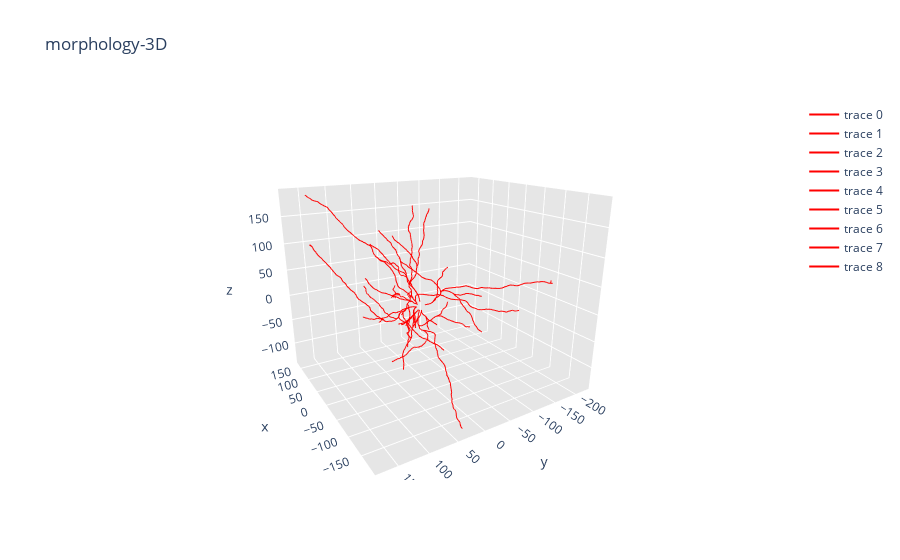

This figure's notebook cell:
### Markdown cell above
### Run the example extract_synthesis_inputs.py and plot the result

### Code cell
%run extract_synthesis_inputs.py

morph = load_morphology("results_extract_synthesis_inputs/generated_cell.swc")
_ = plotly_impl.plot_morph3d(morph, inline=True)

### Figure 1 — Plotly figure (JSON) as saved in the notebook; plotly's stock layout.template omitted (floating-point values rounded to 4 significant figures; data arrays with more than 128 entries replaced by an {"elided": "..."} marker saying what was removed)
{"data": [{"line": {"color": "red", "width": 2}, "mode": "lines", "type": "scatter3d", "x": {"elided": "348 float values"}, "y": {"elided": "348 float values"}, "z": {"elided": "348 float values"}}, {"line": {"color": "red", "width": 2}, "mode": "lines", "type": "scatter3d", "x": {"elided": "2301 float values"}, "y": {"elided": "2301 float values"}, "z": {"elided": "2301 float values"}}, {"line": {"color": "red", "width": 2}, "mode": "lines", "type": "scatter3d", "x": {"elided": "333 float values"}, "y": {"elided": "333 float values"}, "z": {"elided": "333 float values"}}, {"line": {"color": "red", "width": 2}, "mode": "lines", "type": "scatter3d", "x": {"elided": "357 float values"}, "y": {"elided": "357 float values"}, "z": {"elided": "357 float values"}}, {"line": {"color": "red", "width": 2}, "mode": "lines", "type": "scatter3d", "x": {"elided": "1989 float values"}, "y": {"elided": "1989 float values"}, "z": {"elided": "1989 float values"}}, {"line": {"color": "red", "width": 2}, "mode": "lines", "type": "scatter3d", "x": {"elided": "2433 float values"}, "y": {"elided": "2433 float values"}, "z": {"elided": "2433 float values"}}, {"line": {"color": "red", "width": 2}, "mode": "lines", "type": "scatter3d", "x": {"elided": "2031 float values"}, "y": {"elided": "2031 float values"}, "z": {"elided": "2031 float values"}}, {"line": {"color": "red", "width": 2}, "mode": "lines", "type": "scatter3d", "x": {"elided": "2055 float values"}, "y": {"elided": "2055 float values"}, "z": {"elided": "2055 float values"}}, {"line": {"color": "red", "width": 2}, "mode": "lines", "type": "scatter3d", "x": {"elided": "2013 float values"}, "y": {"elided": "2013 float values"}, "z": {"elided": "2013 float values"}}, {"cauto": false, "showscale": false, "surfacecolor": ["black", "black", "black", "black", "black", "black", "black", "black", "black", "black", "black", "black", "black", "black", "black", "black", "black", "black", "black", "black", "black", "black", "black", "black", "black", "black", "black", "black", "black", "black", "black", "black", "black", "black", "black", "black", "black", "black", "black", "black", "black", "black", "black", "black", "black", "black", "black", "black", "black", "black", "black", "black", "black", "black", "black", "black", "black", "black", "black", "black", "black", "black", "black", "black", "black", "black", "black", "black", "black", "black", "black", "black", "black", "black", "black", "black", "black", "black", "black", "black", "black", "black", "black", "black", "black", "black", "black", "black", "black", "black", "black", "black", "black", "black", "black", "black", "black", "black", "black", "black"], "type": "surface", "x": {"elided": "100x100 float values"}, "y": {"elided": "100x100 float values"}, "z": {"elided": "100x100 int values"}}], "layout": {"autosize": true, "scene": {"aspectmode": "data", "camera": {"eye": {"x": -1.743, "y": 1.071, "z": 0.71}, "up": {"x": 0, "y": 0, "z": 1}}, "xaxis": {"backgroundcolor": "rgb(230, 230,230)", "gridcolor": "rgb(255, 255, 255)", "showbackground": true, "zerolinecolor": "rgb(255, 255, 255)"}, "yaxis": {"backgroundcolor": "rgb(230, 230,230)", "gridcolor": "rgb(255, 255, 255)", "showbackground": true, "zerolinecolor": "rgb(255, 255, 255)"}, "zaxis": {"backgroundcolor": "rgb(230, 230,230)", "gridcolor": "rgb(255, 255, 255)", "showbackground": true, "zerolinecolor": "rgb(255, 255, 255)"}}, "title": {"text": "morphology-3D"}, "yaxis": {"scaleanchor": "x"}}}
